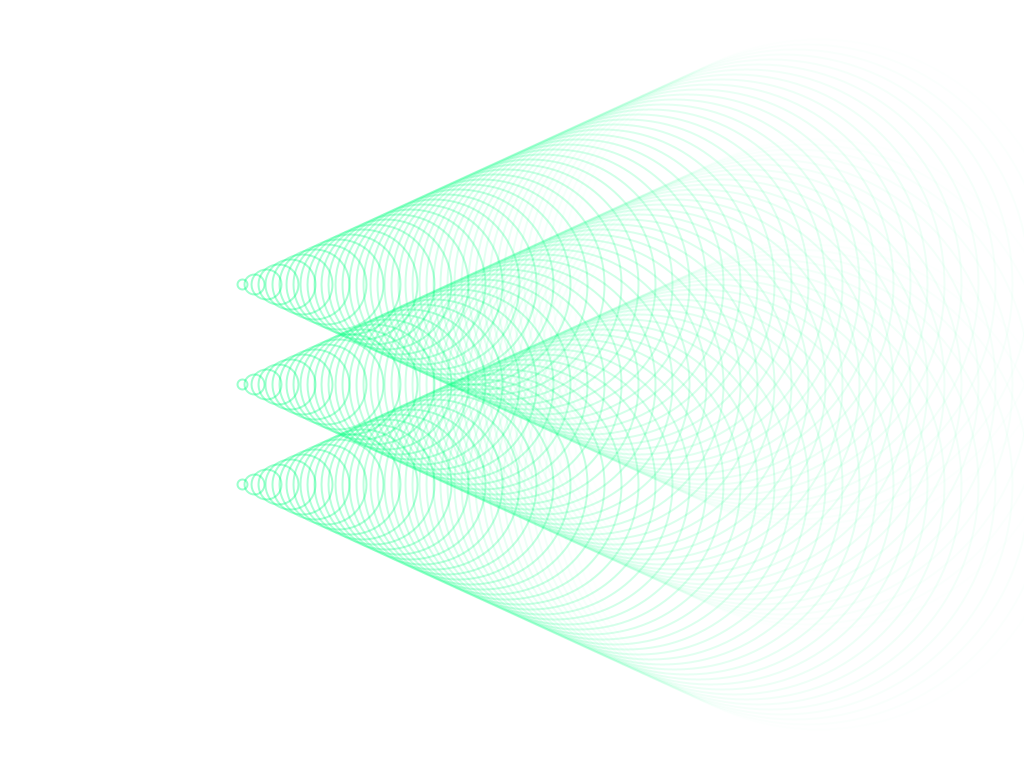
Frame 1 (no input)
Frame 60 (the mouse pressed at the canvas centre just before this capture): identical to frame 1, image omitted
Frame 120 (the mouse held since frame 60 and released just before this capture): identical to frame 1, image omitted

The Processing sketch that drew this single still picture (run headless with seeded random() and noise(); from frame 60 on, the mouse is pressed at the canvas centre):

// Processing sketch: for_loop
// ── for_loop.pde
void setup() {
    size(1024, 768);
    noFill();
    strokeWeight(2);
}

void draw() {
    background(255);
    // 'i' is for iteration
    //  (start)   | (end) | (after each iteration)
    for (int j = -1; j < 2; j++) { // <- this might blow your brains out
        float circle_y = height / 2 + j * 100;
        for (int i = 0; i < 50; i++) {
            float circle_alpha = map(i, 0, 49, 100, 0);
            stroke(0, 255, 127, circle_alpha);
            circle(i * 12 + 242, circle_y, i * 10 + 10);
            // println(i);
        }
    }
}
